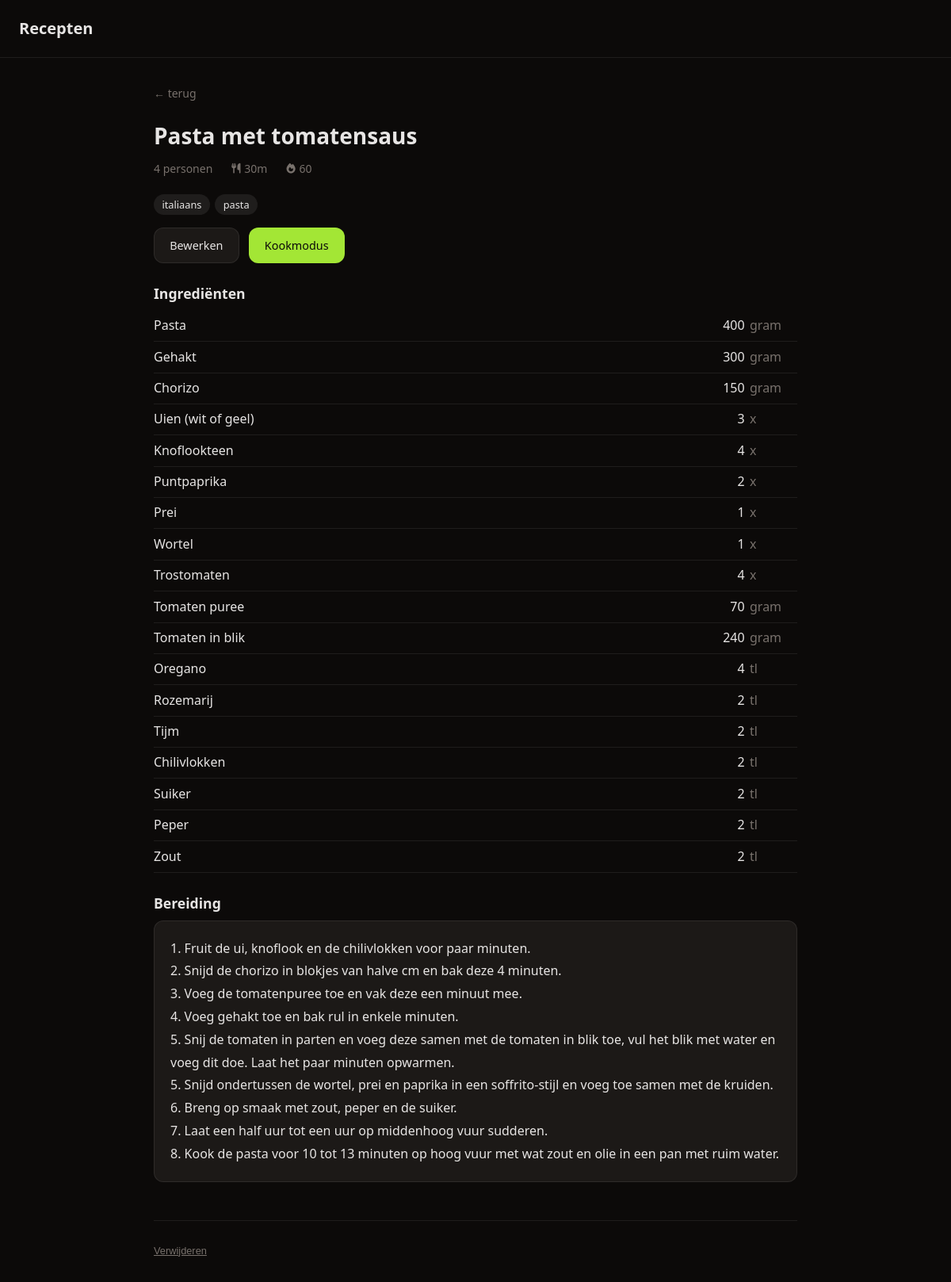
Page /recipes/2 on the committed database.
### tables this page shows
CREATE TABLE recipe (
            id INTEGER PRIMARY KEY AUTOINCREMENT,
            title TEXT NOT NULL,
            steps TEXT NOT NULL DEFAULT '',
            servings INTEGER NOT NULL DEFAULT 2,
            updated_at TIMESTAMP DEFAULT CURRENT_TIMESTAMP
        , cook_time TEXT, tags TEXT, prep_time TEXT);

CREATE TABLE ingredient (
            id INTEGER PRIMARY KEY AUTOINCREMENT,
            recipe_id INTEGER NOT NULL REFERENCES recipe(id) ON DELETE CASCADE,
            item TEXT NOT NULL,
            amount REAL,
            unit TEXT
        , sort_order INTEGER NOT NULL DEFAULT 0);

### app.py (the view)
@app.route("/recipes/<int:id>")
def view_recipe(id):
    db = get_db()
    recipe = db.execute("SELECT * FROM recipe WHERE id = ?", [id]).fetchone()
    if not recipe:
        return "Recept niet gevonden", 404
    ingredients = db.execute("SELECT * FROM ingredient WHERE recipe_id = ? ORDER BY sort_order", [id]).fetchall()
    return render_template("view.html", recipe=recipe, ingredients=ingredients)

### app.py (called while the page is built)
def get_db():
    if "db" not in g:
        g.db = sqlite3.connect(DATABASE)
        g.db.row_factory = sqlite3.Row
        g.db.execute("PRAGMA foreign_keys = ON")
    return g.db

### templates/view.html (shortened to what this page needs)
{% extends "base.html" %}
{% block content %}
<a href="/" class="back">← terug</a>
<h1>{{ recipe.title }}</h1>
<p class="meta">
  {{ recipe.servings }} personen
  {% if recipe.prep_time %}<span class="time-badge"><i class="fa-solid fa-utensils"></i> {{ recipe.prep_time }}</span>{% endif %}
  {% if recipe.cook_time %}<span class="time-badge"><i class="fa-solid fa-fire"></i> {{ recipe.cook_time }}</span>{% endif %}
</p>
{% if recipe.tags %}
<div class="tag-list">
  {% for tag in recipe.tags.split(',') %}{% set t = tag.strip() %}{% if t %}<span class="tag-pill tag-pill-static">{{ t }}</span>{% endif %}{% endfor %}
</div>
{% endif %}
<div class="actions">
  <a href="/recipes/{{ recipe.id }}/edit" class="btn">Bewerken</a>
  <a href="/recipes/{{ recipe.id }}/cook" class="btn btn-primary">Kookmodus</a>
</div>
<h2>Ingrediënten</h2>
<table class="ingredients">
  <tbody>
    {% for ing in ingredients %}
    <tr>
      <td>{{ ing.item }}</td>
      <td class="amount">{% if ing.amount is not none %}{{ ing.amount | int if ing.amount == ing.amount | int else ing.amount }}{% endif %}</td>
      <td class="unit">{{ ing.unit or '' }}</td>
    </tr>
    {% endfor %}
  </tbody>
</table>
<h2>Bereiding</h2>
<pre class="steps">{{ recipe.steps }}</pre>
<div class="danger-zone">
  <form action="/recipes/{{ recipe.id }}/delete" method="POST">
    <button class="btn-delete" onclick="return confirm('Recept verwijderen?')">Verwijderen</button>
  </form>
</div>
{% endblock %}

### static/css/style.css (style rules this page uses)
*, *::before, *::after { box-sizing: border-box; margin: 0; padding: 0; }
:root { --bg: #0c0a09; --surface: #1c1917; --border: rgba(255,255,255,0.08); --text: #e7e5e4; --muted: #78716c; --accent: #a3e635; --accent-fg: #0c0a09; --danger: #dc2626; --radius: 12px; --panel-width: min(420px, 90vw); }
body { background: var(--bg); color: var(--text); font-family: system-ui, sans-serif; font-size: 1rem; line-height: 1.6; min-height: 100vh; }
h1 { font-size: 1.75rem; font-weight: 700; margin-bottom: 0.5rem; }
h2 { font-size: 1.1rem; font-weight: 600; margin: 1.5rem 0 0.5rem; }
.back { display: inline-block; color: var(--muted); text-decoration: none; font-size: 0.875rem; margin-bottom: 1.25rem; }
.meta { color: var(--muted); font-size: 0.875rem; margin-bottom: 1.25rem; display: flex; align-items: center; gap: 0.75rem; flex-wrap: wrap; }
.time-badge { display: inline-flex; align-items: center; gap: 0.35rem; font-size: 0.875rem; color: var(--muted); }
.time-badge i { color: var(--muted); }
.time-badge { display: inline-flex; align-items: center; gap: 0.3rem; margin-left: 0.75rem; }
.time-badge i { font-size: 0.8rem; }
.btn { display: inline-block; padding: 0.6rem 1.2rem; border-radius: var(--radius); font-size: 0.9rem; font-weight: 500; cursor: pointer; text-decoration: none; border: 1px solid var(--border); background: var(--surface); color: var(--text); }
.btn-primary { background: var(--accent); color: var(--accent-fg); border-color: transparent; }
.actions { display: flex; gap: 0.75rem; flex-wrap: wrap; margin-bottom: 1.5rem; }
.ingredients { width: 100%; border-collapse: collapse; margin-bottom: 1rem; }
.ingredients td { padding: 0.4rem 0.5rem 0.4rem 0; border-bottom: 1px solid var(--border); font-size: 1rem; }
.ingredients .amount { text-align: right; padding-right: 0.4rem; white-space: nowrap; }
.ingredients .unit { color: var(--muted); width: 60px; }
.steps { white-space: pre-wrap; font-family: inherit; font-size: 1rem; line-height: 1.8; background: var(--surface); border: 1px solid var(--border); border-radius: var(--radius); padding: 1.25rem; }
.tag-pill { display: inline-flex; align-items: center; gap: 0.3rem; background: var(--border); border-radius: 999px; padding: 0.2rem 0.65rem; font-size: 0.8rem; color: var(--text); white-space: nowrap; }
.tag-pill-static { cursor: default; }
.tag-list { display: flex; flex-wrap: wrap; gap: 0.4rem; margin-bottom: 1rem; }
.danger-zone { margin-top: 3rem; padding-top: 1.5rem; border-top: 1px solid var(--border); }
.btn-delete { background: none; border: none; color: var(--muted); font-size: 0.8rem; cursor: pointer; padding: 0; text-decoration: underline; }

### rows in the picture
recipe: title "Pasta met tomatensaus", servings "4", prep_time "30m", cook_time "60", steps "1. Fruit de ui, knoflook en de chilivlokken voor paar minuten. 2. Snijd de chorizo in blokjes van halve cm en bak deze 4 minuten. 3. Voeg de tomatenpuree toe en vak deze een minuut mee. 4. Voeg gehakt toe en bak rul in enkele minuten. 5. Snij de tomaten in parten en voeg deze samen met de tomaten in blik toe, vul het blik met water en voeg dit doe. Laat het paar minuten opwarmen. 5. Snijd ondertussen de wortel, prei en paprika in een soffrito-stijl en voeg toe samen met de kruiden. 6. Breng op smaak met zout, peper en de suiker. 7. Laat een half uur tot een uur op middenhoog vuur sudderen. 8. Kook de pasta voor 10 tot 13 minuten op hoog vuur met wat zout en olie in een pan met ruim water."
ingredient: item "Pasta", amount "400", unit "gram"
ingredient: item "Gehakt", amount "300", unit "gram"
ingredient: item "Chorizo", amount "150", unit "gram"
ingredient: item "Uien (wit of geel)", amount "3", unit "x"
ingredient: item "Knoflookteen", amount "4", unit "x"
ingredient: item "Puntpaprika", amount "2", unit "x"
ingredient: item "Prei", amount "1", unit "x"
ingredient: item "Wortel", amount "1", unit "x"
ingredient: item "Trostomaten", amount "4", unit "x"
ingredient: item "Tomaten puree", amount "70", unit "gram"
ingredient: item "Tomaten in blik", amount "240", unit "gram"
ingredient: item "Oregano", amount "4", unit "tl"
ingredient: item "Rozemarij", amount "2", unit "tl"
ingredient: item "Tijm", amount "2", unit "tl"
ingredient: item "Chilivlokken", amount "2", unit "tl"
ingredient: item "Suiker", amount "2", unit "tl"
ingredient: item "Peper", amount "2", unit "tl"
ingredient: item "Zout", amount "2", unit "tl"

### other values in the picture
{{ t }} "italiaans" "pasta"
